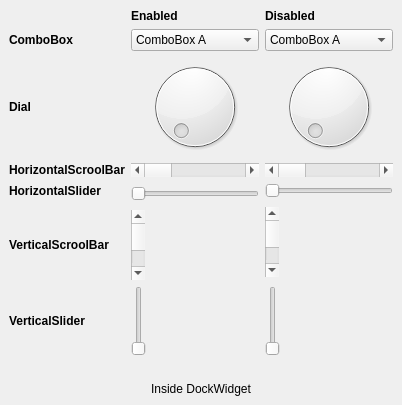
<?xml version="1.0" encoding="UTF-8"?>
<ui version="4.0">
 <class>DockWidget</class>
 <widget class="QDockWidget" name="DockWidget">
  <property name="geometry">
   <rect>
    <x>0</x>
    <y>0</y>
    <width>402</width>
    <height>405</height>
   </rect>
  </property>
  <property name="windowTitle">
   <string>Inputs - No Fields</string>
  </property>
  <widget class="QWidget" name="dockWidgetContents">
   <layout class="QGridLayout" name="gridLayout">
    <item row="3" column="1">
     <widget class="QScrollBar" name="horizontalScrollBar">
      <property name="minimumSize">
       <size>
        <width>0</width>
        <height>0</height>
       </size>
      </property>
      <property name="maximumSize">
       <size>
        <width>16777215</width>
        <height>16777215</height>
       </size>
      </property>
      <property name="toolTip">
       <string>This is a tool tip</string>
      </property>
      <property name="statusTip">
       <string>This is a status tip</string>
      </property>
      <property name="whatsThis">
       <string>This is &quot;what is this&quot;</string>
      </property>
      <property name="orientation">
       <enum>Qt::Horizontal</enum>
      </property>
     </widget>
    </item>
    <item row="2" column="2">
     <widget class="QDial" name="dialDis">
      <property name="minimumSize">
       <size>
        <width>0</width>
        <height>0</height>
       </size>
      </property>
      <property name="maximumSize">
       <size>
        <width>16777215</width>
        <height>16777215</height>
       </size>
      </property>
      <property name="toolTip">
       <string>This is a tool tip</string>
      </property>
      <property name="statusTip">
       <string>This is a status tip</string>
      </property>
      <property name="whatsThis">
       <string>This is &quot;what is this&quot;</string>
      </property>
     </widget>
    </item>
    <item row="1" column="2">
     <widget class="QComboBox" name="comboBoxDis">
      <property name="minimumSize">
       <size>
        <width>0</width>
        <height>0</height>
       </size>
      </property>
      <property name="maximumSize">
       <size>
        <width>16777215</width>
        <height>16777215</height>
       </size>
      </property>
      <property name="toolTip">
       <string>This is a tool tip</string>
      </property>
      <property name="statusTip">
       <string>This is a status tip</string>
      </property>
      <property name="whatsThis">
       <string>This is &quot;what is this&quot;</string>
      </property>
      <item>
       <property name="text">
        <string>ComboBox A</string>
       </property>
      </item>
      <item>
       <property name="text">
        <string>ComboBox B</string>
       </property>
      </item>
      <item>
       <property name="text">
        <string>ComboBox C</string>
       </property>
      </item>
     </widget>
    </item>
    <item row="1" column="0">
     <widget class="QLabel" name="label_11">
      <property name="minimumSize">
       <size>
        <width>0</width>
        <height>0</height>
       </size>
      </property>
      <property name="maximumSize">
       <size>
        <width>16777215</width>
        <height>16777215</height>
       </size>
      </property>
      <property name="font">
       <font>
        <weight>75</weight>
        <bold>true</bold>
       </font>
      </property>
      <property name="toolTip">
       <string>This is a tool tip</string>
      </property>
      <property name="statusTip">
       <string>This is a status tip</string>
      </property>
      <property name="whatsThis">
       <string>This is &quot;what is this&quot;</string>
      </property>
      <property name="text">
       <string>ComboBox</string>
      </property>
     </widget>
    </item>
    <item row="2" column="0">
     <widget class="QLabel" name="label_21">
      <property name="minimumSize">
       <size>
        <width>0</width>
        <height>0</height>
       </size>
      </property>
      <property name="maximumSize">
       <size>
        <width>16777215</width>
        <height>16777215</height>
       </size>
      </property>
      <property name="font">
       <font>
        <weight>75</weight>
        <bold>true</bold>
       </font>
      </property>
      <property name="toolTip">
       <string>This is a tool tip</string>
      </property>
      <property name="statusTip">
       <string>This is a status tip</string>
      </property>
      <property name="whatsThis">
       <string>This is &quot;what is this&quot;</string>
      </property>
      <property name="text">
       <string>Dial</string>
      </property>
     </widget>
    </item>
    <item row="6" column="1">
     <widget class="QScrollBar" name="verticalScrollBar">
      <property name="minimumSize">
       <size>
        <width>0</width>
        <height>70</height>
       </size>
      </property>
      <property name="maximumSize">
       <size>
        <width>16777215</width>
        <height>70</height>
       </size>
      </property>
      <property name="toolTip">
       <string>This is a tool tip</string>
      </property>
      <property name="statusTip">
       <string>This is a status tip</string>
      </property>
      <property name="whatsThis">
       <string>This is &quot;what is this&quot;</string>
      </property>
      <property name="orientation">
       <enum>Qt::Vertical</enum>
      </property>
     </widget>
    </item>
    <item row="7" column="0">
     <widget class="QLabel" name="label_25">
      <property name="minimumSize">
       <size>
        <width>0</width>
        <height>0</height>
       </size>
      </property>
      <property name="maximumSize">
       <size>
        <width>16777215</width>
        <height>16777215</height>
       </size>
      </property>
      <property name="font">
       <font>
        <weight>75</weight>
        <bold>true</bold>
       </font>
      </property>
      <property name="toolTip">
       <string>This is a tool tip</string>
      </property>
      <property name="statusTip">
       <string>This is a status tip</string>
      </property>
      <property name="whatsThis">
       <string>This is &quot;what is this&quot;</string>
      </property>
      <property name="text">
       <string>VerticalSlider</string>
      </property>
     </widget>
    </item>
    <item row="7" column="1">
     <widget class="QSlider" name="verticalSlider">
      <property name="minimumSize">
       <size>
        <width>0</width>
        <height>70</height>
       </size>
      </property>
      <property name="maximumSize">
       <size>
        <width>16777215</width>
        <height>70</height>
       </size>
      </property>
      <property name="toolTip">
       <string>This is a tool tip</string>
      </property>
      <property name="statusTip">
       <string>This is a status tip</string>
      </property>
      <property name="whatsThis">
       <string>This is &quot;what is this&quot;</string>
      </property>
      <property name="orientation">
       <enum>Qt::Vertical</enum>
      </property>
     </widget>
    </item>
    <item row="7" column="2">
     <widget class="QSlider" name="verticalSliderDis">
      <property name="minimumSize">
       <size>
        <width>0</width>
        <height>70</height>
       </size>
      </property>
      <property name="maximumSize">
       <size>
        <width>16777215</width>
        <height>70</height>
       </size>
      </property>
      <property name="toolTip">
       <string>This is a tool tip</string>
      </property>
      <property name="statusTip">
       <string>This is a status tip</string>
      </property>
      <property name="whatsThis">
       <string>This is &quot;what is this&quot;</string>
      </property>
      <property name="orientation">
       <enum>Qt::Vertical</enum>
      </property>
     </widget>
    </item>
    <item row="8" column="0">
     <spacer name="verticalSpacerDis">
      <property name="toolTip">
       <string>This is a tool tip</string>
      </property>
      <property name="statusTip">
       <string>This is a status tip</string>
      </property>
      <property name="whatsThis">
       <string>This is &quot;what is this&quot;</string>
      </property>
      <property name="orientation">
       <enum>Qt::Vertical</enum>
      </property>
      <property name="sizeHint" stdset="0">
       <size>
        <width>20</width>
        <height>0</height>
       </size>
      </property>
     </spacer>
    </item>
    <item row="9" column="0" colspan="3">
     <widget class="QLabel" name="label_50">
      <property name="toolTip">
       <string>This is a tool tip</string>
      </property>
      <property name="statusTip">
       <string>This is a status tip</string>
      </property>
      <property name="whatsThis">
       <string>This is &quot;what is this&quot;</string>
      </property>
      <property name="text">
       <string>Inside DockWidget</string>
      </property>
      <property name="alignment">
       <set>Qt::AlignCenter</set>
      </property>
     </widget>
    </item>
    <item row="1" column="1">
     <widget class="QComboBox" name="comboBox">
      <property name="minimumSize">
       <size>
        <width>0</width>
        <height>0</height>
       </size>
      </property>
      <property name="maximumSize">
       <size>
        <width>16777215</width>
        <height>16777215</height>
       </size>
      </property>
      <property name="toolTip">
       <string>This is a tool tip</string>
      </property>
      <property name="statusTip">
       <string>This is a status tip</string>
      </property>
      <property name="whatsThis">
       <string>This is &quot;what is this&quot;</string>
      </property>
      <item>
       <property name="text">
        <string>ComboBox A</string>
       </property>
      </item>
      <item>
       <property name="text">
        <string>ComboBox B</string>
       </property>
      </item>
      <item>
       <property name="text">
        <string>ComboBox C</string>
       </property>
      </item>
     </widget>
    </item>
    <item row="2" column="1">
     <widget class="QDial" name="dial">
      <property name="minimumSize">
       <size>
        <width>0</width>
        <height>0</height>
       </size>
      </property>
      <property name="maximumSize">
       <size>
        <width>16777215</width>
        <height>16777215</height>
       </size>
      </property>
      <property name="toolTip">
       <string>This is a tool tip</string>
      </property>
      <property name="statusTip">
       <string>This is a status tip</string>
      </property>
      <property name="whatsThis">
       <string>This is &quot;what is this&quot;</string>
      </property>
     </widget>
    </item>
    <item row="4" column="2">
     <widget class="QSlider" name="horizontalSliderDis">
      <property name="minimumSize">
       <size>
        <width>0</width>
        <height>0</height>
       </size>
      </property>
      <property name="maximumSize">
       <size>
        <width>16777215</width>
        <height>16777215</height>
       </size>
      </property>
      <property name="toolTip">
       <string>This is a tool tip</string>
      </property>
      <property name="statusTip">
       <string>This is a status tip</string>
      </property>
      <property name="whatsThis">
       <string>This is &quot;what is this&quot;</string>
      </property>
      <property name="orientation">
       <enum>Qt::Horizontal</enum>
      </property>
     </widget>
    </item>
    <item row="3" column="2">
     <widget class="QScrollBar" name="horizontalScrollBarDis">
      <property name="minimumSize">
       <size>
        <width>0</width>
        <height>0</height>
       </size>
      </property>
      <property name="maximumSize">
       <size>
        <width>16777215</width>
        <height>16777215</height>
       </size>
      </property>
      <property name="toolTip">
       <string>This is a tool tip</string>
      </property>
      <property name="statusTip">
       <string>This is a status tip</string>
      </property>
      <property name="whatsThis">
       <string>This is &quot;what is this&quot;</string>
      </property>
      <property name="orientation">
       <enum>Qt::Horizontal</enum>
      </property>
     </widget>
    </item>
    <item row="5" column="2" rowspan="2">
     <widget class="QScrollBar" name="verticalScrollBarDis">
      <property name="minimumSize">
       <size>
        <width>0</width>
        <height>70</height>
       </size>
      </property>
      <property name="maximumSize">
       <size>
        <width>16777215</width>
        <height>70</height>
       </size>
      </property>
      <property name="toolTip">
       <string>This is a tool tip</string>
      </property>
      <property name="statusTip">
       <string>This is a status tip</string>
      </property>
      <property name="whatsThis">
       <string>This is &quot;what is this&quot;</string>
      </property>
      <property name="orientation">
       <enum>Qt::Vertical</enum>
      </property>
     </widget>
    </item>
    <item row="6" column="0">
     <widget class="QLabel" name="label_23">
      <property name="minimumSize">
       <size>
        <width>0</width>
        <height>0</height>
       </size>
      </property>
      <property name="maximumSize">
       <size>
        <width>16777215</width>
        <height>16777215</height>
       </size>
      </property>
      <property name="font">
       <font>
        <weight>75</weight>
        <bold>true</bold>
       </font>
      </property>
      <property name="toolTip">
       <string>This is a tool tip</string>
      </property>
      <property name="statusTip">
       <string>This is a status tip</string>
      </property>
      <property name="whatsThis">
       <string>This is &quot;what is this&quot;</string>
      </property>
      <property name="text">
       <string>VerticalScroolBar</string>
      </property>
     </widget>
    </item>
    <item row="4" column="0">
     <widget class="QLabel" name="label_24">
      <property name="minimumSize">
       <size>
        <width>0</width>
        <height>0</height>
       </size>
      </property>
      <property name="maximumSize">
       <size>
        <width>16777215</width>
        <height>16777215</height>
       </size>
      </property>
      <property name="font">
       <font>
        <weight>75</weight>
        <bold>true</bold>
       </font>
      </property>
      <property name="toolTip">
       <string>This is a tool tip</string>
      </property>
      <property name="statusTip">
       <string>This is a status tip</string>
      </property>
      <property name="whatsThis">
       <string>This is &quot;what is this&quot;</string>
      </property>
      <property name="text">
       <string>HorizontalSlider</string>
      </property>
     </widget>
    </item>
    <item row="4" column="1" rowspan="2">
     <widget class="QSlider" name="horizontalSlider">
      <property name="minimumSize">
       <size>
        <width>0</width>
        <height>0</height>
       </size>
      </property>
      <property name="maximumSize">
       <size>
        <width>16777215</width>
        <height>16777215</height>
       </size>
      </property>
      <property name="toolTip">
       <string>This is a tool tip</string>
      </property>
      <property name="statusTip">
       <string>This is a status tip</string>
      </property>
      <property name="whatsThis">
       <string>This is &quot;what is this&quot;</string>
      </property>
      <property name="orientation">
       <enum>Qt::Horizontal</enum>
      </property>
     </widget>
    </item>
    <item row="3" column="0">
     <widget class="QLabel" name="label_22">
      <property name="minimumSize">
       <size>
        <width>0</width>
        <height>0</height>
       </size>
      </property>
      <property name="maximumSize">
       <size>
        <width>16777215</width>
        <height>16777215</height>
       </size>
      </property>
      <property name="font">
       <font>
        <weight>75</weight>
        <bold>true</bold>
       </font>
      </property>
      <property name="toolTip">
       <string>This is a tool tip</string>
      </property>
      <property name="statusTip">
       <string>This is a status tip</string>
      </property>
      <property name="whatsThis">
       <string>This is &quot;what is this&quot;</string>
      </property>
      <property name="text">
       <string>HorizontalScroolBar</string>
      </property>
     </widget>
    </item>
    <item row="0" column="1">
     <widget class="QLabel" name="label">
      <property name="font">
       <font>
        <weight>75</weight>
        <bold>true</bold>
       </font>
      </property>
      <property name="text">
       <string>Enabled</string>
      </property>
     </widget>
    </item>
    <item row="0" column="2">
     <widget class="QLabel" name="label_2">
      <property name="font">
       <font>
        <weight>75</weight>
        <bold>true</bold>
       </font>
      </property>
      <property name="text">
       <string>Disabled</string>
      </property>
     </widget>
    </item>
   </layout>
  </widget>
 </widget>
 <resources/>
 <connections>
  <connection>
   <sender>dial</sender>
   <signal>sliderMoved(int)</signal>
   <receiver>dialDis</receiver>
   <slot>setValue(int)</slot>
   <hints>
    <hint type="sourcelabel">
     <x>222</x>
     <y>122</y>
    </hint>
    <hint type="destinationlabel">
     <x>299</x>
     <y>121</y>
    </hint>
   </hints>
  </connection>
  <connection>
   <sender>horizontalScrollBar</sender>
   <signal>sliderMoved(int)</signal>
   <receiver>horizontalScrollBarDis</receiver>
   <slot>setValue(int)</slot>
   <hints>
    <hint type="sourcelabel">
     <x>196</x>
     <y>158</y>
    </hint>
    <hint type="destinationlabel">
     <x>314</x>
     <y>163</y>
    </hint>
   </hints>
  </connection>
  <connection>
   <sender>horizontalSlider</sender>
   <signal>sliderMoved(int)</signal>
   <receiver>horizontalSliderDis</receiver>
   <slot>setValue(int)</slot>
   <hints>
    <hint type="sourcelabel">
     <x>192</x>
     <y>192</y>
    </hint>
    <hint type="destinationlabel">
     <x>305</x>
     <y>190</y>
    </hint>
   </hints>
  </connection>
  <connection>
   <sender>verticalScrollBar</sender>
   <signal>sliderMoved(int)</signal>
   <receiver>verticalScrollBarDis</receiver>
   <slot>setValue(int)</slot>
   <hints>
    <hint type="sourcelabel">
     <x>163</x>
     <y>236</y>
    </hint>
    <hint type="destinationlabel">
     <x>284</x>
     <y>245</y>
    </hint>
   </hints>
  </connection>
  <connection>
   <sender>verticalSlider</sender>
   <signal>sliderMoved(int)</signal>
   <receiver>verticalSliderDis</receiver>
   <slot>setValue(int)</slot>
   <hints>
    <hint type="sourcelabel">
     <x>172</x>
     <y>328</y>
    </hint>
    <hint type="destinationlabel">
     <x>289</x>
     <y>329</y>
    </hint>
   </hints>
  </connection>
  <connection>
   <sender>comboBox</sender>
   <signal>currentIndexChanged(int)</signal>
   <receiver>comboBoxDis</receiver>
   <slot>setCurrentIndex(int)</slot>
   <hints>
    <hint type="sourcelabel">
     <x>230</x>
     <y>76</y>
    </hint>
    <hint type="destinationlabel">
     <x>322</x>
     <y>77</y>
    </hint>
   </hints>
  </connection>
 </connections>
</ui>
